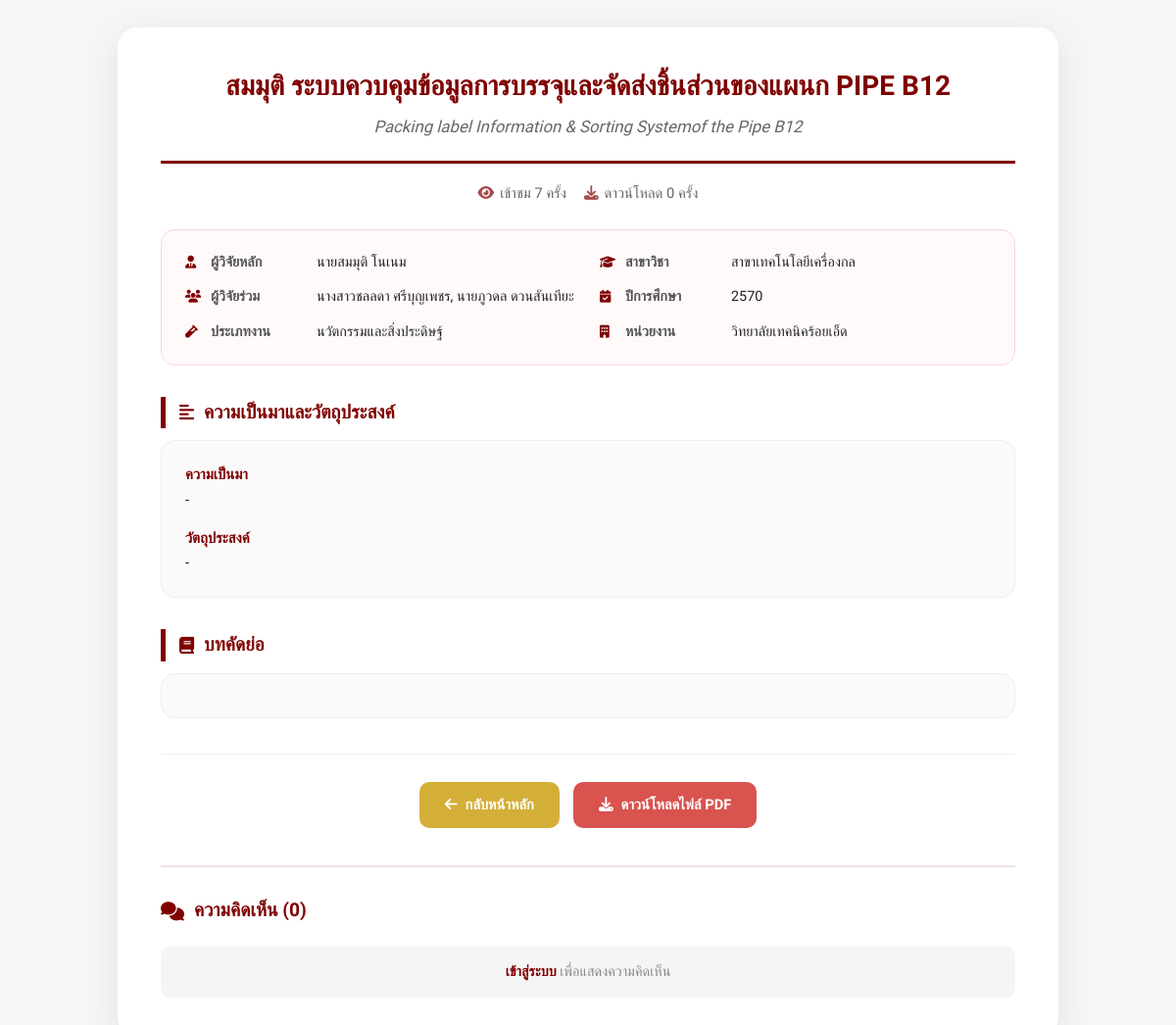
Page /project/19/ on the committed database.
### research/models.py (models this page shows, shortened)
class Project(models.Model):
    DEPARTMENTS = [
        ('EE', 'สาขาเทคโนโลยีไฟฟ้า'),
        ('ET', 'สาขาเทคโนโลยีอิเล็กทรอนิกส์'),
        ('PT', 'สาขาเทคโนโลยีการผลิต'),
        ('MT', 'สาขาเทคโนโลยีเครื่องกล'),
        ('CT', 'สาขาเทคโนโลยีคอมพิวเตอร์'),
    ]
    RESEARCH_TYPES = [
        ('classroom', 'วิจัยในชั้นเรียน'),
        ('r_d', 'วิจัยและพัฒนา (R&D)'),
        ('innovation', 'นวัตกรรมและสิ่งประดิษฐ์'),
        ('survey', 'วิจัยเชิงสำรวจ'),
        ('other', 'อื่นๆ'),
    ]
    title_th = models.CharField(max_length=500, verbose_name="ชื่อผลงานวิจัย (ภาษาไทย)")
    title_en = models.CharField(max_length=500, verbose_name="ชื่อผลงานวิจัย (ภาษาอังกฤษ)", blank=True, null=True)
    department = models.CharField(max_length=2, choices=DEPARTMENTS, default='CT', verbose_name="สาขาวิชา")
    academic_year = models.IntegerField(verbose_name="ปีที่ผลงานวิจัยเสร็จ (พ.ศ.)")
    research_type = models.CharField(max_length=50, choices=RESEARCH_TYPES, default='innovation', verbose_name="ประเภทของงานวิจัย")
    student_name = models.CharField(max_length=255, verbose_name="ชื่อนักวิจัยหลัก")
    researcher_co1 = models.CharField(max_length=255, verbose_name="ชื่อนักวิจัยร่วมคนที่ 1", blank=True, null=True)
    researcher_co2 = models.CharField(max_length=255, verbose_name="ชื่อนักวิจัยร่วมคนที่ 2", blank=True, null=True)
    organization = models.CharField(max_length=255, verbose_name="หน่วยงาน", default="วิทยาลัยเทคนิคร้อยเอ็ด")
    funding_by = models.CharField(max_length=255, verbose_name="ผู้สนับสนุนทุนวิจัย", blank=True, null=True)
    awards = models.TextField(verbose_name="รางวัลที่เคยได้รับ", blank=True, null=True)
    abstract = models.TextField(verbose_name="บทคัดย่อ", blank=True)
    keywords = models.CharField(max_length=255, verbose_name="คำสำคัญ (Keywords)", blank=True)
    background = models.TextField(verbose_name="ความเป็นมา/หลักการและเหตุผล", blank=True)
    objectives = models.TextField(verbose_name="วัตถุประสงค์การวิจัย", blank=True)
    scope = models.TextField(verbose_name="ขอบเขตของการวิจัย", blank=True)
    theory = models.TextField(verbose_name="ทฤษฎีที่ใช้ในการศึกษา/ที่เกี่ยวข้อง", blank=True)
    methodology = models.TextField(verbose_name="วิธีการวิจัย", blank=True)
    results = models.TextField(verbose_name="ผลการวิจัย", blank=True)
    discussion = models.TextField(verbose_name="อภิปรายผล", blank=True)
    suggestions_use = models.TextField(verbose_name="ข้อเสนอแนะในการใช้ประโยชน์", blank=True)
    suggestions_next = models.TextField(verbose_name="ข้อเสนอแนะในการทำวิจัยครั้งต่อไป", blank=True)
    other_info = models.TextField(verbose_name="อื่นๆ", blank=True, null=True)
    pdf_file = models.FileField(
        upload_to='pdfs/',
        verbose_name="ไฟล์ PDF ฉบับเต็ม",
        validators=[FileExtensionValidator(allowed_extensions=['pdf']), validate_file_size],
        null=True, blank=True
    )
    is_approved = models.BooleanField(default=False, verbose_name="อนุมัติการเผยแพร่")
    views_count = models.PositiveIntegerField(default=0, verbose_name="ยอดเข้าชม")
    download_count = models.PositiveIntegerField(default=0, verbose_name="ยอดดาวน์โหลด")
    class Meta:
        verbose_name = "โครงงาน/ผลงานวิชาการ"
        verbose_name_plural = "โครงงาน/ผลงานวิชาการ"
        ordering = ['-academic_year']

### research/views.py (the view)
# urls.py: path('project/<int:project_id>/', views.project_detail, name='project_detail'),
def project_detail(request, project_id):
    project = get_object_or_404(Project, id=project_id)
    Project.objects.filter(id=project_id).update(views_count=F('views_count') + 1)
    project.refresh_from_db()
    comments = project.comments.all()
    return render(request, 'research/detail.html', {'project': project, 'comments': comments})

### research/templates/research/detail.html (shortened to what this page needs)
{% load static %}
<!DOCTYPE html>
<html lang="th">
<head>
    <link rel="stylesheet" href="https://cdnjs.cloudflare.com/ajax/libs/font-awesome/6.4.0/css/all.min.css">
</head>
<body>
<div class="container">
    <div class="header">
        <h1>{{ project.title_th }}</h1>
        {% if project.title_en %}
            <p class="subtitle">{{ project.title_en }}</p>
        {% endif %}
    </div>
    <div class="stats-bar">
        <span><i class="fas fa-eye"></i> เข้าชม {{ project.views_count }} ครั้ง</span>
        <span><i class="fas fa-download"></i> ดาวน์โหลด {{ project.download_count }} ครั้ง</span>
    </div>
    <div class="meta-info">
        <div class="meta-item">
            <i class="fas fa-user-tie"></i>
            <span class="label">ผู้วิจัยหลัก</span>
            <span class="meta-val">{{ project.student_name }}</span>
        </div>
        <div class="meta-item">
            <i class="fas fa-graduation-cap"></i>
            <span class="label">สาขาวิชา</span>
            <span class="meta-val">{{ project.get_department_display }}</span>
        </div>
        <div class="meta-item">
            <i class="fas fa-users"></i>
            <span class="label">ผู้วิจัยร่วม</span>
            <span class="meta-val">
                {{ project.researcher_co1|default:"" }}{% if project.researcher_co2 %}, {{ project.researcher_co2 }}{% endif %}{% if not project.researcher_co1 and not project.researcher_co2 %}-{% endif %}
            </span>
        </div>
        <div class="meta-item">
            <i class="fas fa-calendar-check"></i>
            <span class="label">ปีการศึกษา</span>
            <span class="meta-val">{{ project.academic_year }}</span>
        </div>
        <div class="meta-item">
            <i class="fas fa-vial"></i>
            <span class="label">ประเภทงาน</span>
            <span class="meta-val">{{ project.get_research_type_display }}</span>
        </div>
        <div class="meta-item">
            <i class="fas fa-building"></i>
            <span class="label">หน่วยงาน</span>
            <span class="meta-val">{{ project.organization|default:"วิทยาลัยเทคนิคร้อยเอ็ด" }}</span>
        </div>
    </div>
    <div class="section-title"><i class="fas fa-align-left"></i> ความเป็นมาและวัตถุประสงค์</div>
    <div class="info-box">
        <p><strong>ความเป็นมา</strong><br>{{ project.background|linebreaksbr|default:"-" }}</p>
        <p><strong>วัตถุประสงค์</strong><br>{{ project.objectives|linebreaksbr|default:"-" }}</p>
    </div>
    <div class="section-title"><i class="fas fa-book"></i> บทคัดย่อ</div>
    <div class="info-box">
    </div>
    <div class="btn-group">
        <a href="{% url 'project_list' %}" class="btn btn-back">
            <i class="fas fa-arrow-left"></i> กลับหน้าหลัก
        </a>
        {% if project.pdf_file %}
        <a href="{% url 'download_pdf' project.id %}" class="btn btn-pdf">
            <i class="fas fa-download"></i> ดาวน์โหลดไฟล์ PDF
        </a>
        {% endif %}
    </div>
    <div class="comments-section">
        <h3 class="comments-title">
            <i class="fas fa-comments"></i> ความคิดเห็น ({{ comments.count }})
        </h3>
        {% if user.is_authenticated %}
        <form method="POST" action="{% url 'add_comment' project.id %}" class="comment-form">
            {% csrf_token %}
            <label class="form-label">
                <i class="fas fa-pen"></i> แสดงความคิดเห็น
            </label>
            <textarea name="body" rows="3" required
                class="comment-textarea"
                placeholder="เขียนความคิดเห็นของคุณที่นี่..."></textarea>
            <button type="submit" class="btn-submit">
                <i class="fas fa-paper-plane"></i> ส่งความคิดเห็น
            </button>
        </form>
        {% else %}
        <p class="login-prompt">
            <a href="{% url 'login' %}">เข้าสู่ระบบ</a> เพื่อแสดงความคิดเห็น
        </p>
        {% endif %}
    </div>
</div>
</body>
</html>

### research/templates/research/detail.html (style rules this page uses)
:root { --crimson: #800000; --crimson-dk: #5a0000; --crimson-lt: #fff9f9; --gold: #d4af37; --gold-lt: #fffdf0; --ink: #222; --muted: #666; --border: #eee; --bg: #f4f7f6; --card: #ffffff; --radius: 14px; }
*, *::before, *::after { box-sizing: border-box; margin: 0; padding: 0; }
body { font-family: 'Sarabun', sans-serif; background: var(--bg); color: var(--ink); line-height: 1.7; padding: 28px 16px; }
.container { max-width: 960px; margin: 0 auto; background: var(--card); padding: 40px 44px; border-radius: 20px; box-shadow: 0 10px 36px rgba(0,0,0,0.09); }
.header { border-bottom: 3px solid var(--crimson); margin-bottom: 18px; padding-bottom: 20px; text-align: center; position: relative; }
h1 { color: var(--crimson); font-size: clamp(1.25em, 3.5vw, 1.75em); line-height: 1.4; padding: 0 44px; }
.subtitle { color: var(--muted); font-style: italic; font-size: clamp(0.9em, 2vw, 1.05em); margin-top: 8px; }
.stats-bar { display: flex; justify-content: center; flex-wrap: wrap; gap: 18px; margin: 14px 0 24px; color: var(--muted); font-size: 0.92em; }
.stats-bar span { display: flex; align-items: center; gap: 6px; }
.stats-bar i { color: var(--crimson); opacity: 0.7; }
.meta-info { display: grid; grid-template-columns: 1fr 1fr; gap: 14px 24px; margin-bottom: 28px; background: var(--crimson-lt); padding: 22px 24px; border-radius: var(--radius); border: 1px solid #f8d7da; }
.meta-item { display: flex; align-items: baseline; gap: 8px; font-size: 0.9em; line-height: 1.5; }
.meta-item i { color: var(--crimson); width: 18px; flex-shrink: 0; font-size: 0.9em; margin-top: 2px; }
.label { font-weight: 700; color: #555; min-width: 100px; flex-shrink: 0; }
.meta-val { color: var(--ink); word-break: break-word; }
.section-title { font-weight: 700; color: var(--crimson); margin: 32px 0 12px; display: flex; align-items: center; gap: 10px; font-size: clamp(1em, 2.5vw, 1.2em); border-left: 5px solid var(--crimson); padding-left: 14px; }
.section-title i { font-size: 0.9em; flex-shrink: 0; }
.info-box { background: #fafafa; padding: 22px 24px; border-radius: var(--radius); border: 1px solid var(--border); text-align: justify; margin-bottom: 8px; font-size: 0.93em; }
.info-box p { margin-bottom: 14px; }
.info-box p:last-child { margin-bottom: 0; }
.info-box strong { color: var(--crimson); }
.btn-group { margin-top: 36px; text-align: center; display: flex; justify-content: center; flex-wrap: wrap; gap: 14px; border-top: 1px solid var(--border); padding-top: 28px; }
.btn { padding: 11px 26px; border-radius: 10px; text-decoration: none; font-weight: 700; font-family: 'Sarabun', sans-serif; font-size: 0.92em; transition: all .2s; display: inline-flex; align-items: center; gap: 8px; cursor: pointer; border: none; min-height: 44px; touch-action: manipulation; }
.btn-pdf { background: #d9534f; color: white; }
.btn-back { background: var(--gold); color: white; }
.comments-section { margin-top: 38px; border-top: 2px solid #f0e0e0; padding-top: 28px; }
.comments-title { color: var(--crimson); font-size: clamp(1em, 2.5vw, 1.2em); font-weight: 700; margin-bottom: 20px; display: flex; align-items: center; gap: 10px; }
.login-prompt { text-align: center; color: #888; margin-top: 20px; background: #f5f5f5; padding: 14px; border-radius: 8px; font-size: 0.9em; }
.login-prompt a { color: var(--crimson); font-weight: 700; text-decoration: none; }

### rows in the picture
Project: title_th "สมมุติ ระบบควบคุมข้อมูลการบรรจุและจัดส่งชิ้นส่วนของแผนก PIPE B12", title_en "Packing label Information & Sorting Systemof the Pipe B12", views_count "7", download_count "0", student_name "นายสมมุติ โนเนม", department "สาขาเทคโนโลยีเครื่องกล", researcher_co1 "นางสาวชลลดา ศรีบุญเพชร", researcher_co2 "นายภูวดล ดวนสันเทียะ", academic_year "2570", research_type "นวัตกรรมและสิ่งประดิษฐ์", organization "วิทยาลัยเทคนิคร้อยเอ็ด", background "-", objectives "-", count "0"
